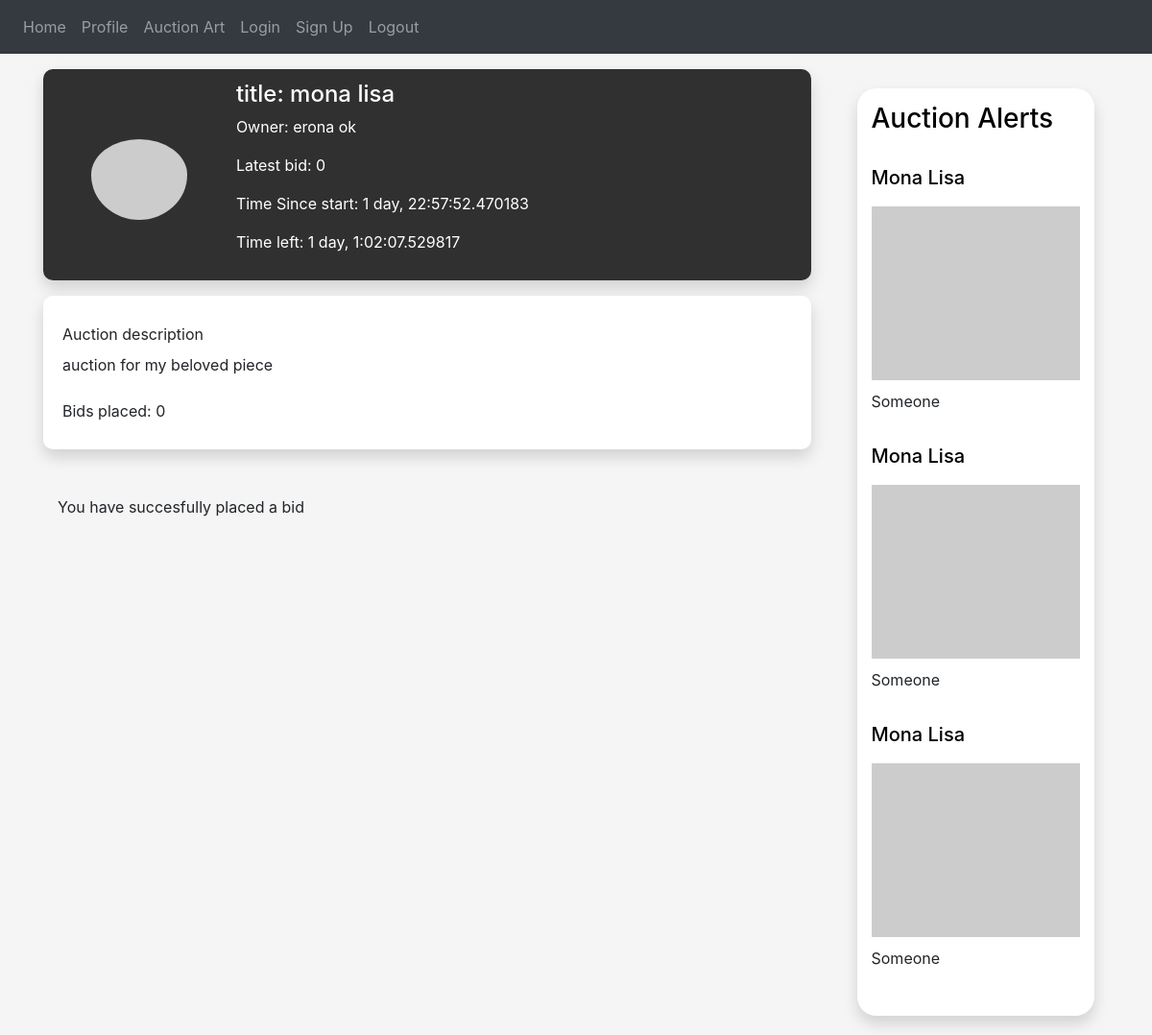
Page /auction?id=1 (signed in) on the committed database.
### auctionly/art/art.py (models this page shows, shortened)
class Art(db.Model):
    id = db.Column(db.Integer, primary_key=True)
    owner_id = db.Column(db.Integer, db.ForeignKey("user.id"))
    name = db.Column(db.String(150))
    description = db.Column(db.String(150))
    image = db.Column(db.String(150))
    art_category = db.Column(db.String(150))
    up_for_auction = db.Column(db.String(5))
    def get_name(self):
        return self.name

### auctionly/users/buyer.py (models this page shows, shortened)
class Buyer(User):
    def __init__(self, name, last_name, email, password):
        super().__init__(name, last_name, email, password)
        self.art_prefs = []
        self.purchase_history = []
        self.bidding_history = []

### auctionly/auction/auction.py (models this page shows, shortened)
class Auction(db.Model):
    id = db.Column(db.Integer, primary_key=True)
    end_time = db.Column(db.DateTime, nullable=False,
                         default=datetime.datetime.utcnow)
    seller_id = db.Column(db.Integer, db.ForeignKey("user.id"))
    art_id = db.Column(db.Integer, db.ForeignKey("art.id"))
    description = db.Column(db.String(150))
    starter_price = db.Column(db.String(150))
    bid_increment = db.Column(db.String(150))
    upload_time = db.Column(db.DateTime, default=datetime.datetime.utcnow)
    def get_upload_time(self):
        return self.upload_time
    def get_seller_id(self):
        return self.seller_id
    def get_auction_id(self):
        return self.id
    def get_art_id(self):
        return self.art_id
    def get_auction_description(self):
        return self.description
    def get_time_since_start(self):
        now = datetime.datetime.now()
        return (now - self.get_upload_time())
    def get_time_left(self):
        """ by default it is set to last 3 days since the start of the auction """
        time_out = self.get_upload_time() + datetime.timedelta(days=3)
        now = datetime.datetime.now()
        return (time_out - now)
    def get_bids(self):
        return Bid.query.filter_by(auction_id=self.get_auction_id()).all()
    def get_highest_bid(self):
        if (self.get_number_of_bids() == 0):
            return None
    def get_latest_bid(self):
        highest_bid = self.get_highest_bid()
        if (highest_bid == None):
            return 0
        else:
            return highest_bid.get_amount()
    def get_number_of_bids(self):
        return len(self.get_bids())
    def get_title(self):
        art = Art.query.filter_by(id=self.get_art_id()).one()
        return art.get_name()

### auctionly/views.py (the view)
@views.route('/auction', methods=['GET', 'POST'])
@login_required
def auction():
    user = flask_login.current_user
    user_id = user.get_id()
    auction_id = request.args.get('id')
    auction = Auction.query.filter_by(id=auction_id).first()
    if request.method == 'POST':
        auction.place_bid(user_id)
    print(auction)
    seller_id = auction.get_seller_id()
    seller = User.query.filter_by(id=seller_id).first()
    bids_placed_by_user = Auction.query.filter_by(seller_id=user_id).first()
    user_placed_highest_bid = False
    if (bids_placed_by_user != None):
        user_placed_highest_bid = True
    return render_template("auction.html", auction=auction,  seller=seller, bid_placed=bids_placed_by_user)

### auctionly/__init__.py (called while the page is built)
def create_app():
    app = Flask(__name__)
    app.config['SECRET_KEY'] = 'alkjsfkalalfks'
    app.config['SQLALCHEMY_DATABASE_URI'] = f'sqlite:///{DB_NAME}'
    db.init_app(app)
    from .views import views
    from .auth import auth
    app.register_blueprint(views, url_prefix='/')
    app.register_blueprint(auth, url_prefix='/')
    from .users.user import User
    create_database(app)
    login_manager = LoginManager()
    login_manager.login_view = 'auth.login'
    login_manager.init_app(app)
    @login_manager.user_loader
    def load_user(id):
        return User.query.get(int(id))
    return app

### auctionly/users/user.py (called while the page is built)
    def get_full_name(self):
        return self.first_name + " " + self.last_name

### auctionly/templates/auction.html (shortened to what this page needs)
{% extends "base.html" %} {% block title %}Auction{% endblock %} {% block content %}
<!DOCTYPE html>
<html lang="en">
<head>
    <link href="../static/css/profile-style.css" rel="stylesheet">
</head>
<div class="container mt-3">
    <div class="main-page">
            <div class="row">
                <div class="col-lg-9 pr-5">
                    <div class="row card-profile">
                        <div class="col-3 d-flex justify-content-center align-items-center">
                            <img src="https://picsum.photos/600/500" class="img-circle" style="padding-top: 10px; align-items: center;">
                        </div>
                        <div class="col-6 pl-3 d-flex justify-content-center align-items-start flex-column">
                            <div class="row">
                                <h4 class="user-name"> title: {{auction.get_title()}} </h4>
                            </div>
                            <div class="row">
                                <p class="user-profession"> Owner: {{seller.get_full_name()}} </p>
                            </div>
                            <div class="row">
                                <p class="user-connections"> Latest bid: {{auction.get_latest_bid()}} </p>
                            </div>
                            <div class="row">
                                <p class="user-connections"> Time Since start: {{auction.get_time_since_start()}} </p>
                            </div>
                            <div class="row">
                                <p class="user-connections"> Time left: {{auction.get_time_left()}}
                            </div>
                        </div>
                    </div>
                    <div class="row h-22 mt-3">
                        <div class="card-about">
                        <div class="col">
                            <div class="row mt-2">
                                <h8 class="mb-2" style="bold">Auction description</h8>
                            </div>
                            <div class="row">
                                <p style="">{{auction.get_auction_description()}}</p>
                            </div>
                            <div class="row mt-2">
                                <h8 class="mb-2" style="bold">Bids placed: {{auction.get_number_of_bids()}}</h8>
                            </div>
                        </div>
                    </div>
                    </div>
                    <br><br>
                    {% if not(bid_placed): %}
                    <form method = "POST">
                        <input type="submit" value="Place €{{auction.get_current_bidding_price()}} Bid" />
                    </form>
                    {% else %}
                        <h8 class="mb-2" style="bold">You have succesfully placed a bid</h8>
                    {% endif %}
                </div>
                <div class="col-lg-3 display: flex">
                    <div class="auctions-card">
                        <h3><a style="color: #000000; text-decoration: none;" type="submit" name="view">Auction Alerts</a></h3>
                        <br>
                        <div class="media">
                            <div class="media-body">
                                <h5><a style="color: #000000; text-decoration: none;" type="submit" name="view">Mona Lisa</a></h5>
                                <img src="https://picsum.photos/600/500" class="img-fluid center-small" style="padding-top: 10px; align-items: center;">
                                <h7><a style="text-decoration: none; padding-top: 10px;" type="submit" name="view">Someone</a></h7>
                            </div>
                        </div>
                        <div class="media">
                            <div class="media-body">
                                <h5><a style="color: #000000; text-decoration: none;" type="submit" name="view">Mona Lisa</a></h5>
                                <img src="https://picsum.photos/600/500" class="img-fluid center-small" style="padding-top: 10px; align-items: center;">
                                <h7><a style="text-decoration: none; padding-top: 10px;" type="submit" name="view">Someone</a></h7>
                            </div>
                        </div>
                        <div class="media">
                            <div class="media-body">
                                <h5><a style="color: #000000; text-decoration: none;" type="submit" name="view">Mona Lisa</a></h5>
                                <img src="https://picsum.photos/600/500" class="img-fluid center-small" style="padding-top: 10px; align-items: center;">
                                <h7><a style="text-decoration: none; padding-top: 10px;" type="submit" name="view">Someone</a></h7>
                            </div>
                        </div>
                    </div>
                    </div>
            </div>
        </div>
    </div>
</body>
</html>
{% endblock %}

### auctionly/static/css/profile-style.css (style rules this page uses)
body { background-color: #f5f5f5f5; }
html { overflow-y: overlay; }
.card-profile { background: -webkit-linear-gradient(top left, #303030, #303030); box-shadow: 0px 8px 16px rgba(0, 0, 0, 0.15); border-radius: 10px; height: 220px; color: #ffffff; }
.img-circle { border-radius: 50%; max-height: 100px; max-width: 100px; }
.card-about { background-color: #ffffff; box-shadow: 0px 8px 16px rgba(0, 0, 0, 0.15); border-radius: 10px; width: 100%; padding: 20px; }
.row { display: flex; }
.auctions-card { padding: 15px; border-radius: 20px; box-shadow: 0px 8px 16px rgba(0, 0, 0, 0.15); background-color: white; display: flex; justify-content: center; flex-direction: column; flex-wrap: wrap; margin-top: 20px; margin-bottom: 20px; }
.center-small { display: block; margin-left: auto; margin-right: auto; width: 100%; }

### rows in the picture
Art: get_title "mona lisa"
Buyer: get_full_name "erona ok"
Auction: get_time_since_start "1 day, 22:57:52.470183", get_time_left "1 day, 1:02:07.529817", get_auction_description "auction for my beloved piece"

### other values in the picture
{{ auction.get_latest_bid() }} "0"
{{ auction.get_number_of_bids() }} "0"
